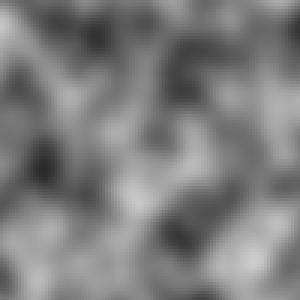
#> input picture img/noise1.png, 100 x 100 px (shown 3 times larger)
$ jupyter execute --allow-errors 'Spatial Sampling.ipynb'   (shell and % lines are left out)
#> lines starting #> are read from the running program, lines starting #| are printed output that depends on the picture
[cell 1]
import sys
from scipy import ndimage
import numpy as np
from matplotlib import pyplot as plt
from IPython import display
import seaborn as sns
import networkx as nx
from networkx.drawing.nx_agraph import graphviz_layout
from collections import namedtuple

[cell 2]
# how large should the image be
SIZE = 16

# labels every
LABELS = 5

[cell 3]
values = ndimage.imread('img/noise1.png', flatten=True)[0:SIZE,0:SIZE]
sns.heatmap(values, cmap='viridis', vmin=0, xticklabels=LABELS, yticklabels=LABELS)
#> (this line was passed over: IPython is not available in this run)

[cell 4]
counts = ndimage.imread('img/noise2.png', flatten=True)[0:SIZE,0:SIZE]
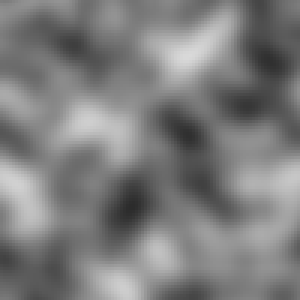
#> input picture img/noise2.png, 100 x 100 px (shown 3 times larger)
sns.heatmap(counts, cmap='viridis', vmin=0, xticklabels=LABELS, yticklabels=LABELS)
#> (this line was passed over: IPython is not available in this run)

[cell 5]
uncertainties = ndimage.imread('img/noise3.png', flatten=True)[0:SIZE,0:SIZE]/2
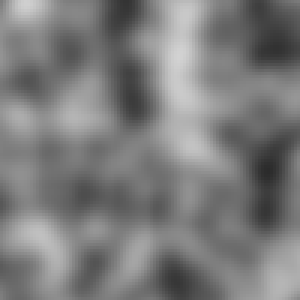
#> input picture img/noise3.png, 100 x 100 px (shown 3 times larger)
sns.heatmap(uncertainties, cmap='viridis', vmin=0, xticklabels=LABELS, yticklabels=LABELS)
#> (this line was passed over: IPython is not available in this run)

[cell 6]
w = values.shape[0]
#> w = 16
h = values.shape[1]
#> h = 16

ids = np.arange(w*h).reshape(values.shape)

[cell 7]
# data structure to help us keep track of which cells are in a contracted node
Cell = namedtuple('Cell', ['x', 'y'])

G = nx.Graph()

# create nodes
for x in range(w):
    for y in range(h):
        c = Cell(x, y)
        G.add_node(y*w+x, cells=set([c]), v=values[x][y], c=counts[x][y], u=uncertainties[x][y])

# create edges
for x in range(w):
    for y in range(h):
        if (x+1<w):
            G.add_edge(y*w+x, y*w+x+1)
        if (y+1<h):
            G.add_edge(y*w+x, (y+1)*w+x)

# print some stats to check for sanity
#> (the rest of this cell did not finish here and is left out)

#> (a cell that did not finish here is left out)

\begin{aligned}
\mu _{X\cup Y}&={\frac {N_{X}\mu _{X}+N_{Y}\mu _{Y}}{N_{X}+N_{Y}}}\\[3pt]\sigma _{X\cup Y}&={\sqrt {{\frac {N_{X}\sigma _{X}^{2}+N_{Y}\sigma _{Y}^{2}}{N_{X}+N_{Y}}}+{\frac {N_{X}N_{Y}}{(N_{X}+N_{Y})^{2}}}(\mu _{X}-\mu _{Y})^{2}}}
\end{aligned}

[cell 9]
def pooled_variance(s, t):
    return (s['u'] * s['c'] + t['u'] * t['c']) / (s['c'] + t['c']) \
        + (s['c'] * t['c']) / (s['c'] + t['c'])**2 * (s['v'] - t['v']) ** 2

def merge(edge, graph):
    """Merges two nodes and combines the count, value, uncertainty, and cells"""
    s = graph.node[edge[0]]
    t = graph.node[edge[1]]

    # sum up counts
    count = s['c'] + t['c']
    # weighted average
    value = (s['v'] * s['c']  + t['v'] * t['c']) / (s['c'] + t['c'])
    # pooled variance
    uncertainty = pooled_variance(s, t)

    # print(s['u'], t['u'], uncertainty, variance_diff(graph, edge))

    # union the set of cells
    cells = s['cells'].union(t['cells'])

    H = nx.contracted_edge(graph, edge, self_loops=False)
    new_node = H.node[edge[0]]
    new_node['c'] = count
    new_node['v'] = value
    new_node['u'] = uncertainty
    new_node['cells'] = cells

    return H

def uncertainty_diff(graph, edge):
    """Absolute difference in uncertainty"""
    return abs(graph.node[edge[0]]['u'] - graph.node[edge[1]]['u'])

def variance_diff(graph, edge):
    """Sum of the differeced in the variance"""
    s = graph.node[edge[0]]
    t = graph.node[edge[1]]
    pooled = pooled_variance(s, t)
    return 2 * pooled - s['u'] - t['u']

def average_uncertainty(graph):
    u = 0.0
    for node in graph.nodes():
        u += graph.node[node]['u']
    return u

# contracted graph
CG = G

#> (the rest of this cell did not finish here and is left out)

[cell 10]
# set the values form the graph back on the images

rand_ids = np.arange(len(CG))
#> rand_ids = 256 values from 0 to 255
np.random.shuffle(rand_ids)
CG = nx.convert_node_labels_to_integers(CG)

#> (the rest of this cell did not finish here and is left out)

[cell 11]
sns.heatmap(values, cmap='viridis', vmin=0, vmax=255, xticklabels=LABELS, yticklabels=LABELS)
#> (this line was passed over: IPython is not available in this run)

[cell 12]
sns.heatmap(uncertainties, cmap='viridis', vmin=0, xticklabels=LABELS, yticklabels=LABELS)
#> (this line was passed over: IPython is not available in this run)

[cell 13]
sns.heatmap(ids, cmap='Set2', xticklabels=LABELS, yticklabels=LABELS, cbar=False)
#> (this line was passed over: IPython is not available in this run)
